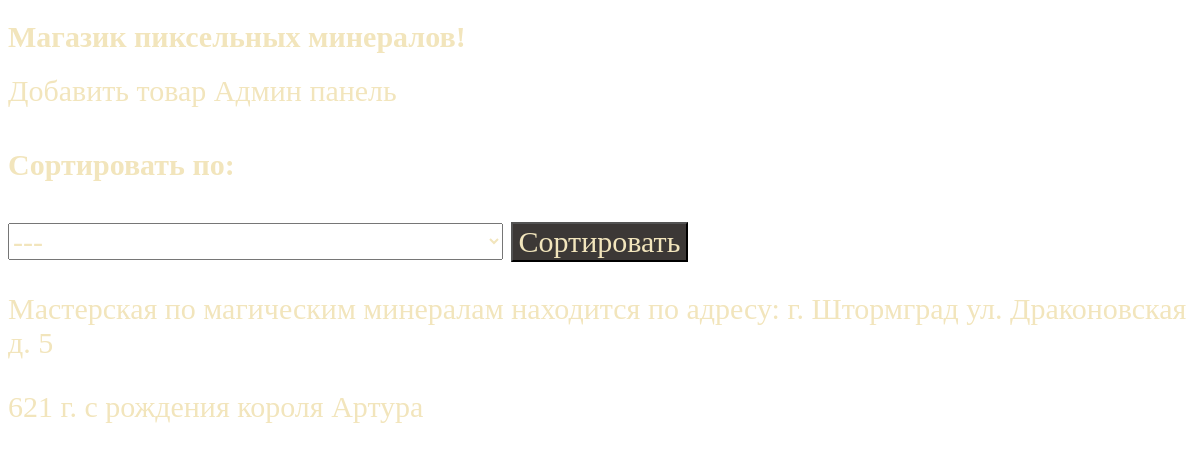
The app's page /, older data.
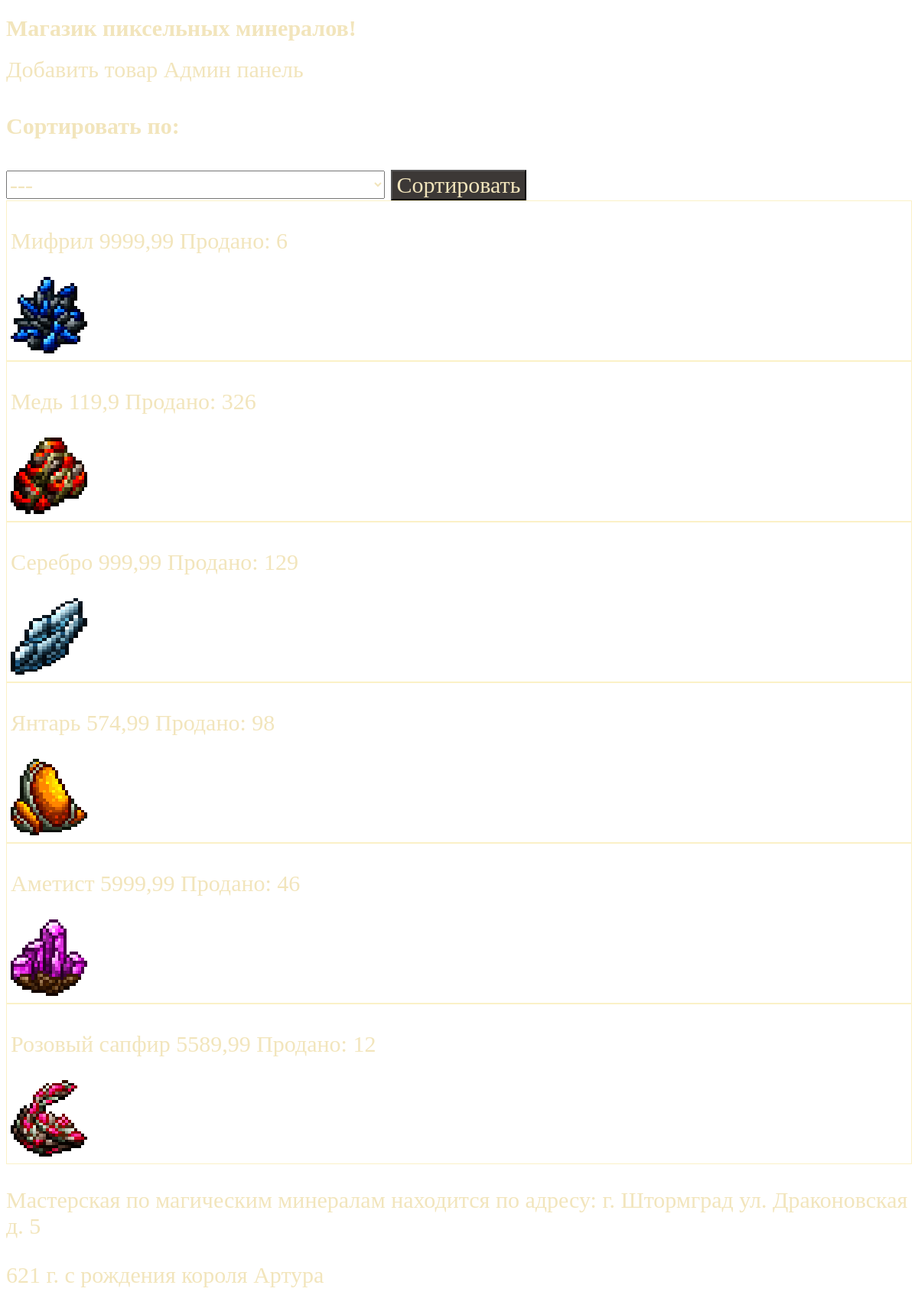
The same page, newer data.
### shop/models.py (models this page shows, shortened)
class Product(models.Model):
    title = models.CharField(max_length=64, verbose_name='Название')
    image = models.ImageField(upload_to='images/', verbose_name='Изображение')
    description = models.TextField(max_length=256, blank=True, verbose_name='Описание')
    price = models.FloatField(verbose_name='Цена')
    time_create = models.DateTimeField(default=now, blank=True, verbose_name='Дата создания')
    time_update = models.DateTimeField(default=now, blank=True, verbose_name='Дата изменения')
    is_published = models.BooleanField(default=True, verbose_name='Публикация')
    sale = models.ForeignKey('Sale', on_delete=models.SET_NULL, null=True, default=None)

### shop/views.py (the view)
# urls.py: path('', index, name='home'),
def index(request):
    sort_key = request.POST.get('sort_key', 'absent')
    products = index_service(sort_key)
    context = {
        'header': 'Магазик',
        'title': 'Магазик пиксельных минералов!',
        'products': products,
    }
    return render(request, 'shop/index.html', context)

### shop/templates/shop/index.html (shortened to what this page needs)
{% load static %}
<!DOCTYPE html>
<html lang="ru">
<head>
    <link type="text/css" href="{% static 'shop/css/styles.css' %}" rel="stylesheet"/>
</head>
<body>
    <h1 class="text"> {{ title }} </h1>
    <header>
        <nav>
            <a class="text" href="{% url 'add_product' %}">Добавить товар </a>
            <a class="text" href="/admin"> Админ панель</a>
        </nav>
        <nav>
            <h4 class="text">Сортировать по:</h4>
            <form class="text" method="post" action="{% url 'home' %}">
                <select name="sort_key" class="text">
                    <option value="absent">---</option>
                </select>
                <button class="text" type="submit">Сортировать</button>
            </form>
        </nav>
    </header>
    {% for product, sales in products %}
        <div class="outline">
            <p class="text">
                <a class="text" href="{% url 'card_product' product.id %}">
                    {{ product.title }} {{ product.price }}
                </a>
                Продано: {{ sales }}
            </p>
            <img src="{{ product.image.url }}" width="100" height="100">
        </div>
    {% endfor %}
    <footer>
        <p class="text">
            Мастерская по магическим минералам находится по адресу: г. Штормград ул. Драконовская д. 5
        </p>
        <p class="text">621 г. с рождения короля Артура</p>
    </footer>
</body>
</html>

### static/shop/css/styles.css (style rules this page uses)
.text { font-size: 30px; text-decoration: None; font-family: 'Monocraft Nerd Font'; color: #f2e5bc; }
.outline { border: 1px solid #fbf1c7; padding: 5px; }
body { background-image: url('../backgrounds/background_5.jpg'); background-attachment: fixed; background-repeat: no-repeat; background-size: cover; }
select option { background-color: #3c3836; color: black; }
button { background-color: #3c3836; color: black; }

Row changes from the older to the newer data that the page shows:
now on this page (row edited): Product: title "Мифрил", price "9999,99", sales "6", image (picture)
now on this page (row edited): Product: title "Медь", price "119,9", sales "326", image (picture)
now on this page (row edited): Product: title "Серебро", price "999,99", sales "129", image (picture)
now on this page (row edited): Product: title "Янтарь", price "574,99", sales "98", image (picture)
now on this page (row edited): Product: title "Аметист", price "5999,99", sales "46", image (picture)
now on this page (row edited): Product: title "Розовый сапфир", price "5589,99", sales "12", image (picture)
